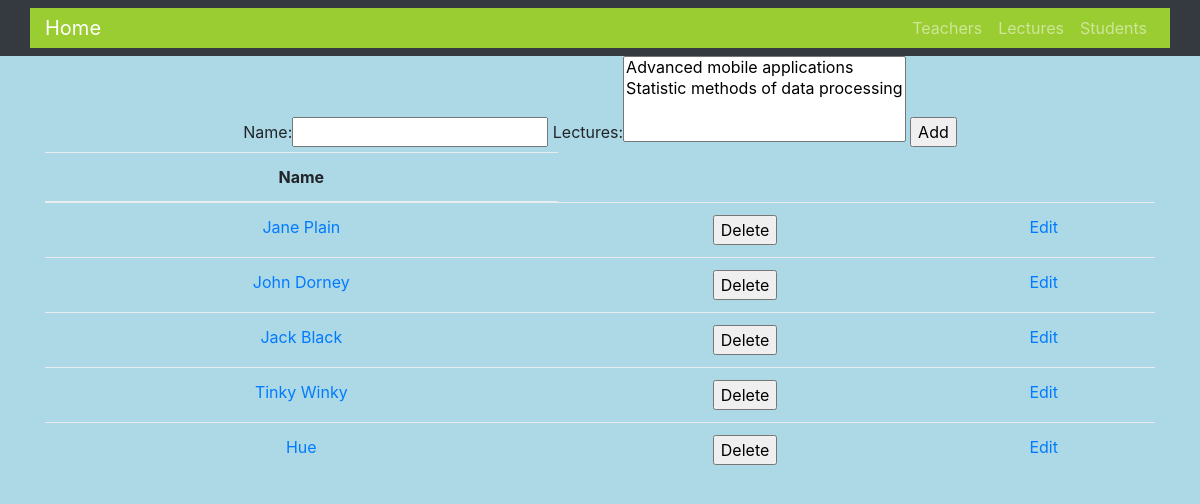
The app's page /students/, older data.
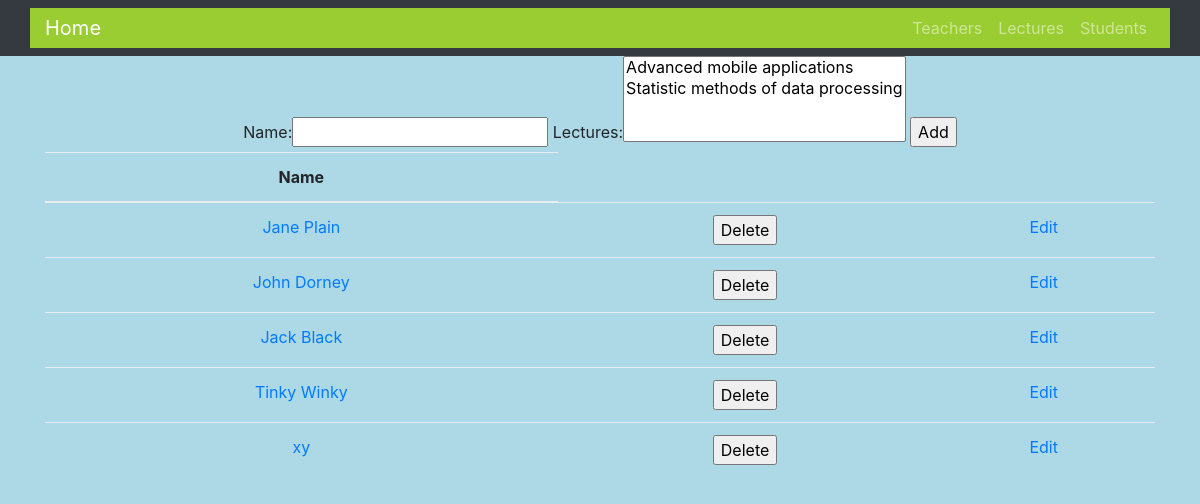
The same page, newer data.
### PWJS_Django/models.py (models this page shows, shortened)
@python_2_unicode_compatible
class Student(models.Model):
    name = models.CharField(max_length=40)
    lectures = models.ManyToManyField(Lecture)

### PWJS_Django/views.py (the view)
# urls.py: url(r'^students/', views.students),
def students(request):
    try:
        if request.method == 'POST':
            f = StudentForm(request.POST)
            f.save()
        form = StudentForm()
        s = Student.objects.all()
        return render(request, 'students.html', {'students': s, 'form': form})
    except Exception:
       return render_to_response('students.html', {'error': True})

### PWJS_DjangoProject/forms.py (shortened to what this page needs)
class StudentForm(ModelForm):
    class Meta:
        model = Student
        fields = '__all__'

### PWJS_Django/models.py (called while the page is built)
    def __str__(self):
        return u'{f}'.format(f=self.name)

### templates/students.html (shortened to what this page needs)
{% extends 'base.html' %}
{% block content %}
    <form method="post" action="">
        {{ form }}
        <input value="Add" type="submit" />
    </form>
    <table class="table">
        <thead>
            <tr>
                <th scope="col">Name</th>
            </tr>
        </thead>
        <tbody>
            {% for student in students %}
                <tr>
                    <td><a href="{{ BASE_URL }}/student/{{ student.id }}">{{ student.name }}</a></td>
                    <td>
                        <form method="POST" action="{{ BASE_URL }}/student/delete/{{ student.id }}/">
                            <input type="submit" value="Delete"/>
                        </form>
                    </td>
                    <td><a href="{{ BASE_URL }}/student/edit/{{ student.id }}">Edit</a></td>
                </tr>
            {% endfor %}
        </tbody>
    </table>
{% endblock %}

Row changes from the older to the newer data that the page shows:
removed Student: name "Hue"
added Student: name "xy"
